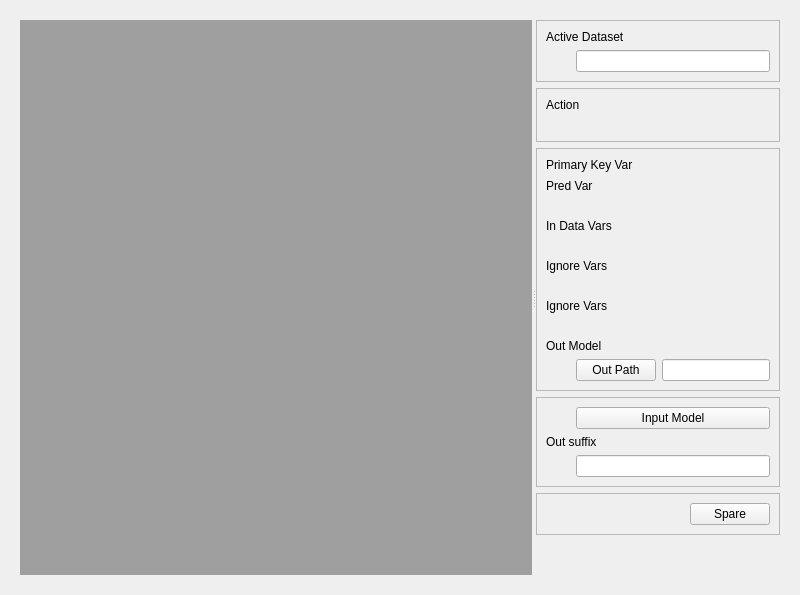
<?xml  version="1.0"  encoding="UTF-8"?>
<ui  version="4.0">
  <class>Form</class>
  <widget  class="QWidget"  name="Form">
    <property  name="geometry">
      <rect>
        <x>0</x>
        <y>0</y>
        <width>800</width>
        <height>500</height>
      </rect>
    </property>
    <property  name="windowTitle">
      <string>Form</string>
    </property>
    
    <layout  class="QVBoxLayout"  name="vlMain">
      <item>
        <widget class="QWidget" name="verticalLayoutWidget">
            <layout  class="QHBoxLayout"  name="horizontalLayout">
                <item>
                    <widget  class="QSplitter"  name="splitter">
                        <property  name="orientation">
                            <enum>Qt::Horizontal</enum>
                        </property>
                        
                        <widget  class="QWidget"  name="wViewer">
                            <property  name="sizePolicy">
                            <sizepolicy  hsizetype="Preferred"  vsizetype="Preferred">
                                <horstretch>8</horstretch>
                                <verstretch>0</verstretch>
                            </sizepolicy>
                            </property>
                            <layout  class="QVBoxLayout"  name="vlViewer">
                            <item>
                                <widget  class="QMdiArea"  name="mdiArea"/>
                            </item>
                            </layout>
                        </widget>
                        
                        <widget  class="QWidget"  name="wOptions">
                            <property  name="sizePolicy">
                                <sizepolicy  hsizetype="Minimum"  vsizetype="Minimum">
                                    <horstretch>1</horstretch>
                                    <verstretch>0</verstretch>
                                </sizepolicy>
                            </property>
                        
                            <layout  class="QVBoxLayout"  name="vlOptions">

                                <item>
                                    <widget  class="QFrame"  name="wActiveDset">
                                    <property  name="frameShape">
                                        <enum>QFrame::StyledPanel</enum>
                                    </property>
                                    <property  name="frameShadow">
                                        <enum>QFrame::Raised</enum>
                                    </property>
                                    <property  name="lineWidth">
                                        <number>8</number>
                                    </property>

                                    <layout  class="QVBoxLayout"  name="vlActiveDset">
                                        
                                        <item>
                                        <widget  class="QLabel"  name="label_activeDset">
                                            <property  name="text">
                                            <string>Active Dataset</string>
                                            </property>
                                        </widget>
                                        </item>

                                        <item>
                                        <layout  class="QHBoxLayout"  name="horizontalLayout_5">
                                            <item>
                                                <spacer  name="horizontalSpacer_5">
                                                    <property  name="orientation">
                                                        <enum>Qt::Horizontal</enum>
                                                    </property>
                                                    
                                                    <property name="sizeType">
                                                        <enum>QSizePolicy::Fixed</enum>
                                                    </property>
                                                    
                                                    <property  name="sizeHint"  stdset="0">
                                                    <size>
                                                        <width>30</width>
                                                        <height>20</height>
                                                    </size>
                                                    </property>
                                                </spacer>
                                            </item>
                                            <item>
                                                <widget  class="QLineEdit"  name="edit_activeDset">
                                                    <property  name="text">
                                                        <string> </string>
                                                    </property>
                                                </widget>
                                            </item>
                                        </layout>
                                        </item>

                                    </layout>
                                    </widget>
                                </item>

                                <item>
                                    <widget  class="QFrame"  name="wAction">
                                    <property  name="frameShape">
                                        <enum>QFrame::StyledPanel</enum>
                                    </property>
                                    <property  name="frameShadow">
                                        <enum>QFrame::Raised</enum>
                                    </property>
                                    <property  name="lineWidth">
                                        <number>8</number>
                                    </property>
                                    
                                    <layout  class="QVBoxLayout"  name="vlAction">
                                        
                                        <item>
                                        <widget  class="QLabel"  name="label_select">
                                            <property  name="text">
                                            <string>Action</string>
                                            </property>
                                        </widget>
                                        </item>
                                        
                                        <item>
                                        <layout  class="QHBoxLayout"  name="horizontalLayout_5">
                                            <item>
                                            <spacer  name="horizontalSpacer_5">
                                                <property  name="orientation">
                                                <enum>Qt::Horizontal</enum>
                                                </property>
                                                
                                                <property name="sizeType">
                                                    <enum>QSizePolicy::Fixed</enum>
                                                </property>
                                                
                                                <property  name="sizeHint"  stdset="0">
                                                <size>
                                                    <width>30</width>
                                                    <height>20</height>
                                                </size>
                                                </property>
                                            </spacer>
                                            </item>
                                        </layout>
                                        </item>
                                    </layout>
                                    
                                    </widget>
                                </item>
                                
                                <item>
                                    <widget  class="QFrame"  name="wParamsLearn">
                                    <property  name="frameShape">
                                        <enum>QFrame::StyledPanel</enum>
                                    </property>
                                    <property  name="frameShadow">
                                        <enum>QFrame::Raised</enum>
                                    </property>
                                    <property  name="lineWidth">
                                        <number>8</number>
                                    </property>
                                    
                                    <layout  class="QVBoxLayout"  name="vlParamsLearn">
                                        
                                        <item>
                                        <widget  class="QLabel"  name="label_select">
                                            <property  name="text">
                                            <string>Primary Key Var</string>
                                            </property>
                                        </widget>
                                        </item>
                                        
                                        <item>
                                        <layout  class="QHBoxLayout"  name="horizontalLayout_5">
                                            <item>
                                            <spacer  name="horizontalSpacer_5">
                                                <property  name="orientation">
                                                <enum>Qt::Horizontal</enum>
                                                </property>
                                                
                                                <property name="sizeType">
                                                    <enum>QSizePolicy::Fixed</enum>
                                                </property>
                                                
                                            </spacer>
                                            </item>
                                            <item>
                                                <layout  class="QVBoxLayout"  name="vlPrimaryKeyVar"/>
                                            </item>
                                        </layout>
                                        </item>

                                        <item>
                                        <widget  class="QLabel"  name="label_select">
                                            <property  name="text">
                                            <string>Pred Var</string>
                                            </property>
                                        </widget>
                                        </item>
                                        
                                        <item>
                                        <layout  class="QHBoxLayout"  name="horizontalLayout_5">
                                            <item>
                                            <spacer  name="horizontalSpacer_5">
                                                <property  name="orientation">
                                                <enum>Qt::Horizontal</enum>
                                                </property>
                                                
                                                <property name="sizeType">
                                                    <enum>QSizePolicy::Fixed</enum>
                                                </property>
                                    
                                                <property  name="sizeHint"  stdset="0">
                                                    <size>
                                                        <width>30</width>
                                                        <height>20</height>
                                                    </size>
                                                </property>
                                            </spacer>
                                            </item>
                                            <item>
                                            <layout  class="QVBoxLayout"  name="vlPredVar"/>
                                            </item>
                                        </layout>
                                        </item>
                                        
                                        <item>
                                        <widget  class="QLabel"  name="label_select">
                                            <property  name="text">
                                            <string>In Data Vars</string>
                                            </property>
                                        </widget>
                                        </item>
                                        
                                        <item>
                                        <layout  class="QHBoxLayout"  name="horizontalLayout_5">
                                            <item>
                                            <spacer  name="horizontalSpacer_5">
                                                <property  name="orientation">
                                                <enum>Qt::Horizontal</enum>
                                                </property>
                                                
                                                <property name="sizeType">
                                                    <enum>QSizePolicy::Fixed</enum>
                                                </property>
                                    
                                                <property  name="sizeHint"  stdset="0">
                                                    <size>
                                                        <width>30</width>
                                                        <height>20</height>
                                                    </size>
                                                </property>
                                            </spacer>
                                            </item>
                                            <item>
                                            <layout  class="QVBoxLayout"  name="vlInDataVars"/>
                                            </item>
                                        </layout>
                                        </item>
                                        
                                        <item>
                                        <widget  class="QLabel"  name="label_select">
                                            <property  name="text">
                                            <string>Ignore Vars</string>
                                            </property>
                                        </widget>
                                        </item>
                                        
                                        <item>
                                        <layout  class="QHBoxLayout"  name="horizontalLayout_5">
                                            <item>
                                            <spacer  name="horizontalSpacer_5">
                                                <property  name="orientation">
                                                <enum>Qt::Horizontal</enum>
                                                </property>
                                                
                                                <property name="sizeType">
                                                    <enum>QSizePolicy::Fixed</enum>
                                                </property>
                                    
                                                <property  name="sizeHint"  stdset="0">
                                                    <size>
                                                        <width>30</width>
                                                        <height>20</height>
                                                    </size>
                                                </property>
                                            </spacer>
                                            </item>
                                            <item>
                                            <layout  class="QVBoxLayout"  name="vlIgnoreVars"/>
                                            </item>
                                        </layout>
                                        </item>
                                        
                                        <item>
                                        <widget  class="QLabel"  name="label_select">
                                            <property  name="text">
                                            <string>Ignore Vars</string>
                                            </property>
                                        </widget>
                                        </item>
                                        
                                        <item>
                                        <layout  class="QHBoxLayout"  name="horizontalLayout_5">
                                            <item>
                                            <spacer  name="horizontalSpacer_5">
                                                <property  name="orientation">
                                                <enum>Qt::Horizontal</enum>
                                                </property>
                                                
                                                <property name="sizeType">
                                                    <enum>QSizePolicy::Fixed</enum>
                                                </property>
                                    
                                                <property  name="sizeHint"  stdset="0">
                                                    <size>
                                                        <width>30</width>
                                                        <height>20</height>
                                                    </size>
                                                </property>
                                            </spacer>
                                            </item>
                                            <item>
                                            <layout  class="QVBoxLayout"  name="vlIgnoreVars"/>
                                            </item>
                                        </layout>
                                        </item>

                                        <item>
                                        <widget  class="QLabel"  name="label_select">
                                            <property  name="text">
                                            <string>Out Model</string>
                                            </property>
                                        </widget>
                                        </item>
                                        
                                        <item>
                                        <layout  class="QHBoxLayout"  name="horizontalLayout_5">
                                            <item>
                                            <spacer  name="horizontalSpacer_5">
                                                <property  name="orientation">
                                                <enum>Qt::Horizontal</enum>
                                                </property>
                                                
                                                <property name="sizeType">
                                                    <enum>QSizePolicy::Fixed</enum>
                                                </property>
                                    
                                                <property  name="sizeHint"  stdset="0">
                                                    <size>
                                                        <width>30</width>
                                                        <height>20</height>
                                                    </size>
                                                </property>
                                            </spacer>
                                            </item>
                                            <item>
                                                <widget  class="QPushButton"  name="outDirBtn">
                                                <property  name="text">
                                                    <string>Out Path</string>
                                                </property>
                                                </widget>                                        
                                            </item>
                                            <item>
                                                <widget  class="QLineEdit"  name="edit_outMdlName">
                                                </widget>                                                                                
                                            </item>
                                            
                                        </layout>
                                        </item>
                                        
                                    </layout>
                                    
                                    </widget>
                                </item>

                                <item>
                                    <widget  class="QFrame"  name="wParamsApply">
                                    
                                    <property  name="frameShape">
                                        <enum>QFrame::StyledPanel</enum>
                                    </property>
                                    <property  name="frameShadow">
                                        <enum>QFrame::Raised</enum>
                                    </property>
                                    <property  name="lineWidth">
                                        <number>8</number>
                                    </property>
                                    
                                    <layout  class="QVBoxLayout"  name="vlParamsApply">
                                        
                                        <item>
                                        <layout  class="QHBoxLayout"  name="hlDivideBy">
                                            <item>
                                                <spacer  name="horizontalSpacer_5">
                                                    <property  name="orientation">
                                                    <enum>Qt::Horizontal</enum>
                                                    </property>
                                                    
                                                    <property name="sizeType">
                                                        <enum>QSizePolicy::Fixed</enum>
                                                    </property>                                    
                                                    
                                                    <property  name="sizeHint"  stdset="0">
                                                    <size>
                                                        <width>30</width>
                                                        <height>20</height>
                                                    </size>
                                                    </property>
                                                </spacer>
                                            </item>
                                            <item>
                                                <widget  class="QPushButton"  name="selectModelBtn">
                                                <property  name="text">
                                                    <string>Input Model</string>
                                                </property>
                                                </widget>
                                            </item>
                                        </layout>
                                        </item>

                                        <item>                                
                                            <widget  class="QLabel"  name="label_select2">
                                                <property  name="text">
                                                <string>Out suffix</string>
                                                </property>
                                            </widget>
                                        </item>

                                        <item>
                                            <layout  class="QHBoxLayout"  name="horizontalLayout_6">
                                                <item>
                                                    <spacer  name="horizontalSpacer_6">
                                                        <property  name="orientation">
                                                        <enum>Qt::Horizontal</enum>
                                                        </property>
                                                        
                                                        <property name="sizeType">
                                                            <enum>QSizePolicy::Fixed</enum>
                                                        </property>
                                                        
                                                        <property  name="sizeHint"  stdset="0">
                                                        <size>
                                                            <width>30</width>
                                                            <height>20</height>
                                                        </size>
                                                        </property>
                                                    </spacer>
                                                </item>
                                                <item>
                                                    <widget  class="QLineEdit"  name="edit_outSuff">
                                                    </widget>
                                                </item>
                                            </layout>
                                        </item>                                        

                                    </layout>                                    
                                    </widget>                                
                                </item>
                                
                                <item>
                                    <widget  class="QFrame"  name="wSpare">
                                        <property  name="frameShape">
                                            <enum>QFrame::StyledPanel</enum>
                                        </property>
                                        <property  name="frameShadow">
                                            <enum>QFrame::Raised</enum>
                                        </property>
                                        <property  name="lineWidth">
                                            <number>8</number>
                                        </property>

                                        <layout  class="QHBoxLayout"  name="horizontalLayout_8">
                                            <item>
                                                <spacer  name="horizontalSpacer_8">
                                                <property  name="orientation">
                                                    <enum>Qt::Horizontal</enum>
                                                </property>
                                                <property  name="sizeHint"  stdset="0">
                                                    <size>
                                                    <width>40</width>
                                                    <height>20</height>
                                                    </size>
                                                </property>
                                                </spacer>
                                            </item>

                                            <item>
                                                <widget  class="QPushButton"  name="spareBtn">
                                                    <property  name="text">
                                                        <string>Spare</string>
                                                    </property>
                                                </widget>
                                            </item>
                                        </layout>
                                    </widget>
                                </item>
                                
                                <item>
                                    <spacer  name="verticalSpacer">
                                        <property  name="orientation">
                                            <enum>Qt::Vertical</enum>
                                        </property>
                                        <property  name="sizeHint"  stdset="0">
                                            <size>
                                            <width>20</width>
                                            <height>40</height>
                                            </size>
                                        </property>
                                    </spacer>
                                </item>
                            
                            
                            </layout>
                        </widget>
                    </widget>
                </item>
            </layout>
            

        </widget>
      </item>

      </layout>

            
  </widget>
  <resources/>
  <connections/>
</ui>
